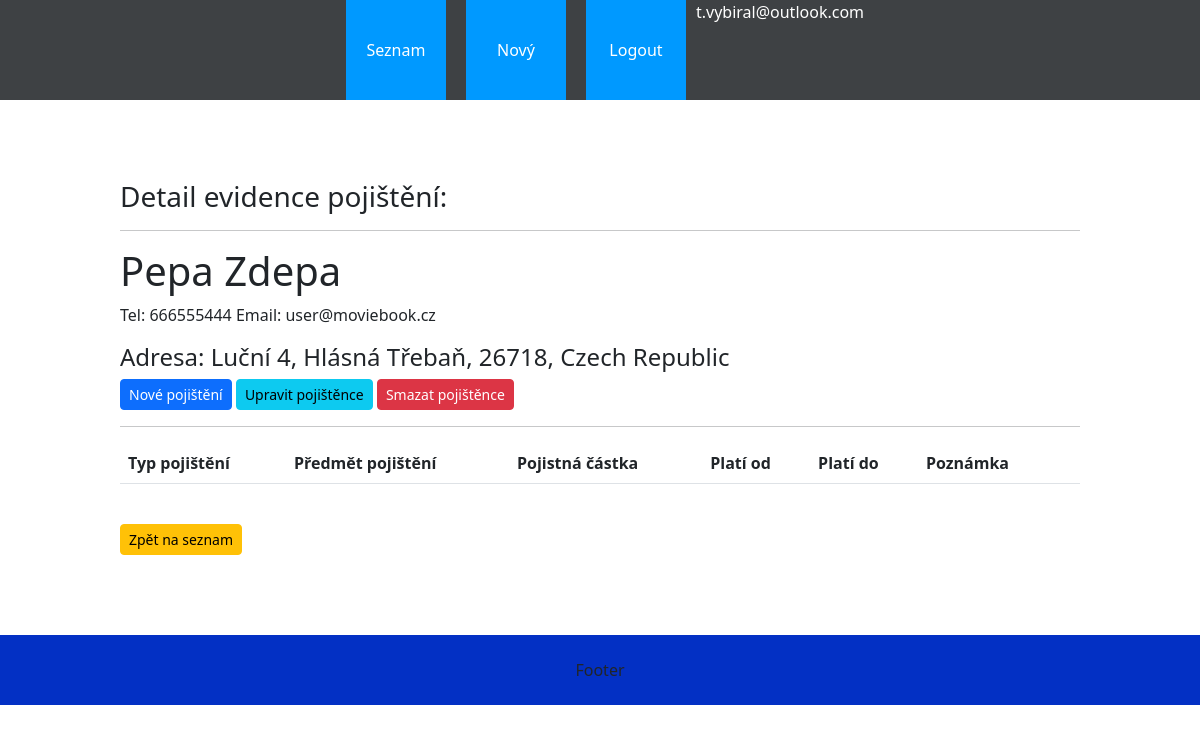
The page /pojistenci/pojistenec_detail/20/ (signed in) on the database its author committed.
### pojistenci/models.py (models this page shows, shortened)
class Uzivatel(AbstractBaseUser):
    email = models.EmailField(max_length=300, unique=True)
    is_admin = models.BooleanField(default=False)
    class Meta:
        verbose_name = 'Uživatel'
        verbose_name_plural = 'Uživatelé'
    objects = UzivatelManager()
    USERNAME_FIELD = 'email'

class Pojistenec(models.Model):
    jmeno = models.CharField(max_length=200, verbose_name='Jméno')
    prijmeni = models.CharField(max_length=200, verbose_name='Příjmení')
    email = models.EmailField(max_length=200)
    telefon = models.CharField(max_length=15, verbose_name='Telefon')
    ulice_cp = models.CharField(
        max_length=200, verbose_name='Ulice a číslo popisné')
    mesto = models.CharField(max_length=100, verbose_name='Město')
    psc = models.CharField(max_length=9, verbose_name='PSČ')
    stat = models.ForeignKey(
        Stat, on_delete=models.SET_NULL, null=True, verbose_name='Stát')
    def __init__(self, *args, **kwargs):
        super(Pojistenec, self).__init__(*args, **kwargs)
    class Meta:
        verbose_name = 'Pojištěnec'
        verbose_name_plural = 'Pojištěnci'

class Stat(models.Model):
    stat = models.CharField(max_length=50)
    ordering = ['-stat']
    def __str__(self) -> str:
        return self.stat
    class Meta:
        verbose_name = 'Stát'
        verbose_name_plural = 'Státy'

### pojistenci/views.py (the view, shortened to what this page needs)
class AktualPojistenec(generic.DetailView):
    model = SeznamPojisteni
    template_name = 'pojistenci/pojistenec_detail.html'
    def get(self, request, pk):
        try:
            pojistenec = Pojistenec.objects.get(id=pk)
        except:
            return redirect('home')
        pojistky = SeznamPojisteni.objects.filter(pojistenec_id=pk)
        context = {'pojistenec':pojistenec,'pojistky':pojistky}
        return render(request, self.template_name, context)

### pojistenci/templates/pojistenci/pojistenec_detail.html (shortened to what this page needs)
{% extends 'base.html' %} {% block content %}
<h3>Detail evidence pojištění:</h3>
<hr />
<h1>{{pojistenec.jmeno}} {{pojistenec.prijmeni}}</h1>
<p>Tel: {{pojistenec.telefon}} Email: {{pojistenec.email}}</p>
<h4>
  Adresa: {{pojistenec.ulice_cp}}, {{pojistenec.mesto}}, {{pojistenec.psc}},
  {{pojistenec.stat}}
</h4>
<form method="POST">
  {% csrf_token %} {% if user.is_admin %}<a class="btn btn-primary btn-sm btn-block" href={% url 'create_pojisteni' pojistenec.id%}>Nové pojištění</a>
  <button class="btn btn-sm btn-info"  name="edit">
    Upravit pojištěnce
  </button>
  <button class="btn btn-sm btn-danger" name="delete">Smazat pojištěnce</button>{% endif %}
</form>
<hr />
<table class="table table-hover">
  <tr>
    <th>Typ pojištění</th>
    <th>Předmět pojištění</th>
    <th>Pojistná částka</th>
    <th>Platí od</th>
    <th>Platí do</th>
    <th>Poznámka</th>
    <th></th>
  </tr>
</table>
<br>
<a class="btn btn-sm btn-warning" href="{% url 'home' %}">Zpět na seznam</a>
{% endblock %}

### pojistenci/templates/base.html (shortened to what this page needs)
<!DOCTYPE html>
<html lang="cs">
<head>
    {% load static %}
    <link rel="stylesheet" href="{% static 'css/style.css' %}" type="text/css">
    <link rel="stylesheet" href="{% static 'css/bootstrap.min.css' %}" type = "text/css"/>
</head>
<body>
    <nav>
        <div class="flex_box">
            <div class="nav_item"><a href={% url "home" %}>Seznam pojištěnců</a></div>
            {% if user.is_admin %}<div class="nav_item"><a href={% url "novy_pojistenec" %}>Nový pojištěnec</a></div>{% endif %}
            {% if user.is_authenticated %}<div class="nav_item"><a href={% url "logout" %}>Logout</a></div>{% endif %}
            <div class="text-center">{{request.user.email}}</div>
        </div>
    </nav>
    <div class="content">
    {% block content %}
    {% endblock %}
    </div>
    <footer>
    </footer>
</body>
</html>

### pojistenci/static/css/style.css (style rules this page uses)
html, body { width: 100%; height: 100%; margin: 0; }
nav { width: 100%; height: 100px; background-color: #3e4144; color: white; }
.flex_box { width: 100%; height: 100px; display: flex; justify-content: center; }
.flex_box a { text-decoration: none; color: white; }
.nav_item { margin-left: 10px; margin-right: 10px; background-color: rgb(0, 153, 255); height: 100px; width: 100px; text-align: center; line-height: 100px; vertical-align: middle; color: white; }
.content { width: 80%; margin: auto; margin-top: 80px; margin-bottom: 80px; }
footer { position: flex; width: 100%; height: 50; background-color: rgb(3, 48, 196); text-align: center; line-height: 70px; vertical-align: middle; bottom: 0; }

### rows shown on the page
Uzivatel: user.email "t.vybiral@outlook.com"
Pojistenec: jmeno "Pepa", prijmeni "Zdepa", telefon "666555444", email "user@moviebook.cz", ulice_cp "Luční 4", mesto "Hlásná Třebaň", psc "26718", stat "Czech Republic"
